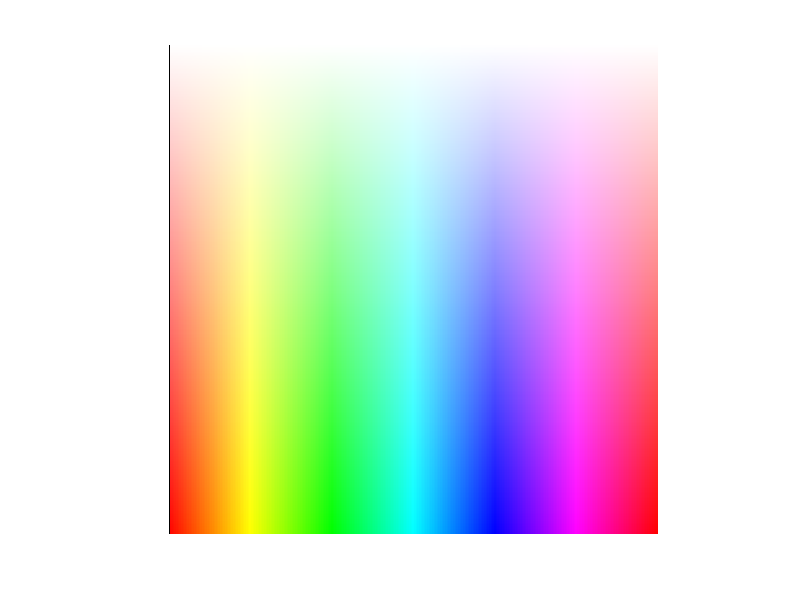
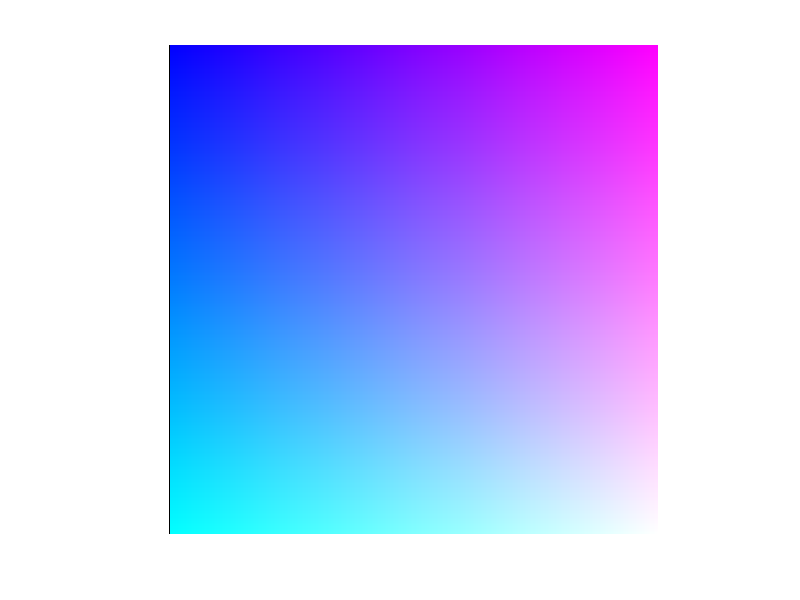

Reproduce these figures in MATLAB, in order.
clc
clear all
close all
A=double(zeros(300,300,3));
A(:,:,3)=1;% to set intensity value to 1
for i=1:1:300
    A(:,i,1)=i/300;% all of the i. column
    A(i,:,2)=i/300;
end
A_hsv=cat(3,A(:,:,1),A(:,:,2),A(:,:,3));
A_rgb=hsv2rgb(A_hsv);
figure(2)
imshow(A_hsv)
figure(1)
imshow(A_rgb)